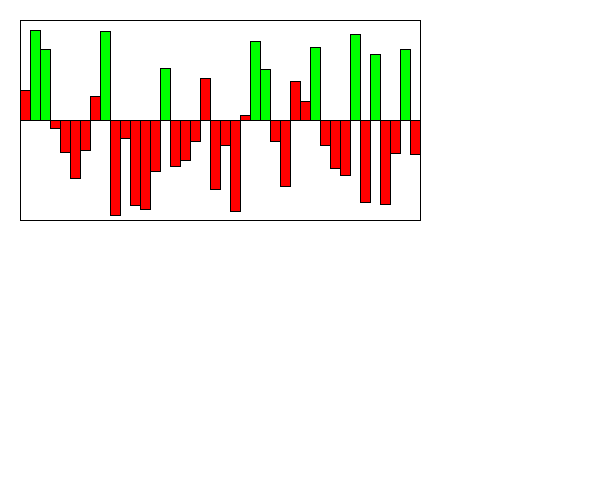
Frame 1 (no input)
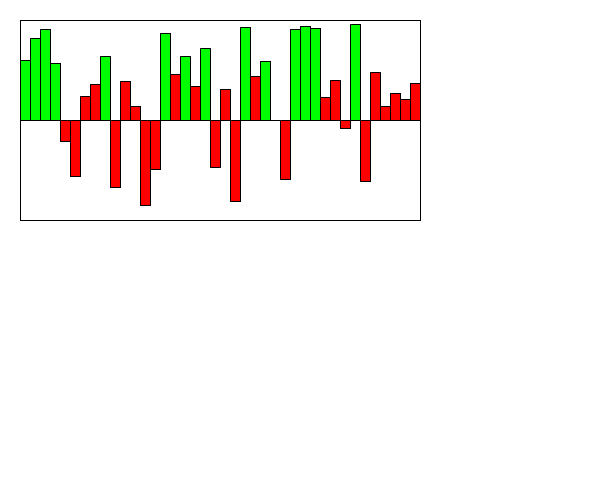
Frame 60 (the mouse pressed at the canvas centre just before this capture)
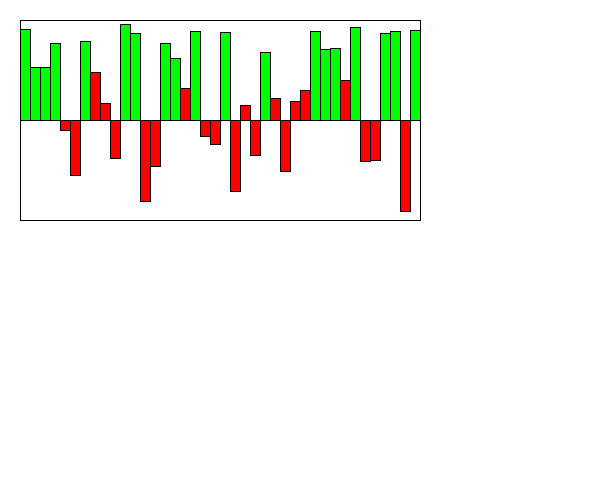
Frame 120 (the mouse held since frame 60 and released just before this capture)

The Processing sketch that drew these frames (run headless with seeded random() and noise(); from frame 60 on, the mouse is pressed at the canvas centre):

// Processing sketch: Section1
// ── Section1.pde
int MAX_VALUE = 100;
int MIN_VALUE = -100;
Visualizer v;

/*You are simulating a visualizer of multiple values
 You need to create a display method first. 
 Then you can make a method that changes the values each time the update is called. 
 */
class Visualizer {
  float x, y;
  int w, bars;
  float [] values;
  float [] speeds;
  Visualizer(float x, float y, int bars) {
    this.x = x;
    this.y = y;
    this.bars = bars;
    w = 400/bars;
    values = new float[bars];
    speeds = new float[bars];
    for (int i = 0; i < values.length; i++) {
      values[i] = random(-99, 99);
      speeds[i] = random(2);
    }
  }

  void display() {
    //draw the bars equally spaced inside this box. 
    //You can assume 10, but it would be even better 
    //if you could modify it to be larger increments.
    fill(255);
    rect(x, y, 400, 200);
    //This is a 200x400 box.
    //The width of the visualizer is 400! This rect is the border

    //the line is the 0 y-value, the top is 100, the bottom is -100
    line(x, y+100, x+400, y+100);

    //You need to use a loop. You need to make the HEIGHT of the bars 
    //the values in the array.
    //Negative values are red, and go below the line.
    //Positive values are green and go above the line.

    //???WRITE THIS METHOD FIRST!!!
    for (int i = 0; i < bars; i++) {
      if (values[i] > 50) {
        fill(0,255,0);
      }
      else {
        fill(255,0,0);
      }
      rect(x+w*i,y+100-values[i],w,values[i]);
    }


    //Width of the visualizer is 400!

  
  }
  void update() {
    //???WRITE THIS METHOD SECOND!!!
    for (int i = 0; i < values.length; i++) {
      values[i] += speeds[i]; //the speed updates the values. Do not touch this.
      //??? keep them values between max/min value so they stay in the box.
      //??? reverse the speeds so the bar oscillates up/down when it reaches max/min
      if (values[i] >= 99) {
        speeds[i] *= -1;
      }
      if (values[i] <= -99) {
        speeds[i] *= -1; 
      }      
    }
  }
}

void setup() {
  size(600, 500);
  v = new Visualizer(20, 20, 40);
}
void draw() {
  background(255);
  v.display();
  v.update();
}
